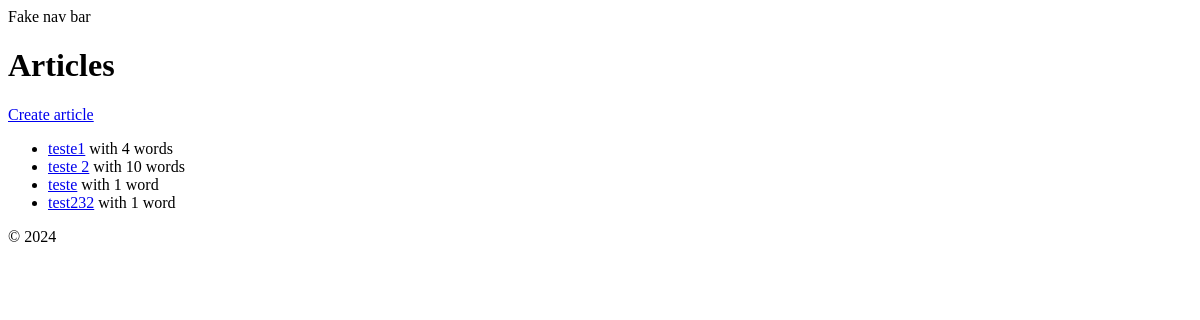
The page /articles/ on the database as committed earlier.
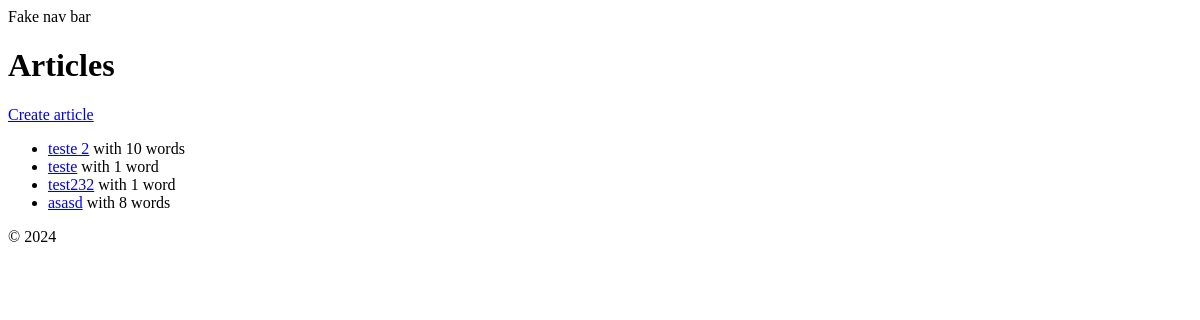
The same page on the database as committed later.
### app/models.py (models this page shows, shortened)
class Article(models.Model):
    title = models.CharField(max_length=100)
    content = models.TextField(blank=True, default="")
    word_count = models.IntegerField(blank=True, default=0)  # Set default value to 0
    twitter_post = models.TextField(blank=True, default="")
    status = models.CharField(
        max_length=20,
        choices=ARTICLE_STATUS,
        default=ARTICLE_STATUS[0][0],
    )
    created_at = models.DateTimeField(auto_now_add=True)
    updated_at = models.DateTimeField(auto_now=True)

### app/views.py (the view)
# urls.py: path("", ArticleListView.as_view(), name="home"),
class ArticleListView(ListView):
    template_name = "app/home.html"
    model = Article
    context_object_name = "articles"

### templates/app/home.html
{% extends 'app/base.html' %}
{% block content %}
  <h1>Articles</h1>
  <a href="{% url 'article_create' %}">Create article</a>
  {% if articles %}
    <ul>
      {% for article in articles %}
        <li>
          <a href="{% url 'article_update' article.id %}">{{ article.title }}</a>
          with {{ article.word_count }} word{{ article.word_count|pluralize }}
        </li>
      {% endfor %}
    </ul>
  {% else %}
    <p>There are no articles yet.</p>
  {% endif %}
{% endblock %}

### templates/app/base.html (shortened to what this page needs)
<!DOCTYPE html>
<html lang="en">
  <head>
  </head>
  <body>
    <nav>Fake nav bar</nav>
    {% block content %}
    {% endblock %}
    <footer>
      <p>&copy; 2024</p>
    </footer>
  </body>
</html>

Rows that differ between the two databases and show on the page:
removed Article: title "teste1", word_count "4"
added Article: title "asasd", word_count "8"
